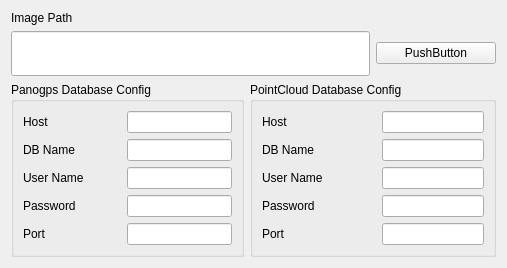
        <widget class="QWidget" name="page_21">
         <property name="geometry">
          <rect>
           <x>0</x>
           <y>0</y>
           <width>507</width>
           <height>268</height>
          </rect>
         </property>
         <attribute name="label">
          <string>Read From Database</string>
         </attribute>
         <layout class="QGridLayout" name="gridLayout_39">
          <item row="0" column="0" colspan="2">
           <widget class="QLabel" name="label_64">
            <property name="text">
             <string>Image Path</string>
            </property>
           </widget>
          </item>
          <item row="1" column="0" colspan="2">
           <widget class="QLineEdit" name="colorizationDBImgFilePath">
            <property name="sizePolicy">
             <sizepolicy hsizetype="Expanding" vsizetype="MinimumExpanding">
              <horstretch>0</horstretch>
              <verstretch>0</verstretch>
             </sizepolicy>
            </property>
           </widget>
          </item>
          <item row="1" column="2">
           <widget class="QPushButton" name="colorizationDBImgButton">
            <property name="text">
             <string>PushButton</string>
            </property>
           </widget>
          </item>
          <item row="2" column="0">
           <widget class="QGroupBox" name="CpanodbConfig">
            <property name="title">
             <string>Panogps Database Config</string>
            </property>
            <layout class="QGridLayout" name="gridLayout_40">
             <item row="0" column="0">
              <widget class="QLabel" name="label_65">
               <property name="text">
                <string>Host</string>
               </property>
              </widget>
             </item>
             <item row="2" column="0">
              <widget class="QLabel" name="label_66">
               <property name="text">
                <string>User Name</string>
               </property>
              </widget>
             </item>
             <item row="1" column="0">
              <widget class="QLabel" name="label_67">
               <property name="text">
                <string>DB Name</string>
               </property>
              </widget>
             </item>
             <item row="2" column="2">
              <widget class="QLineEdit" name="colorizationPanoGPSUserName"/>
             </item>
             <item row="0" column="2">
              <widget class="QLineEdit" name="colorizationPanoGPSHost"/>
             </item>
             <item row="1" column="2">
              <widget class="QLineEdit" name="colorizationPanoGPSdbName"/>
             </item>
             <item row="3" column="0">
              <widget class="QLabel" name="label_68">
               <property name="text">
                <string>Password</string>
               </property>
              </widget>
             </item>
             <item row="3" column="2">
              <widget class="QLineEdit" name="colorizationPanoGPSPassword"/>
             </item>
             <item row="4" column="0">
              <widget class="QLabel" name="label_69">
               <property name="text">
                <string>Port</string>
               </property>
              </widget>
             </item>
             <item row="4" column="2">
              <widget class="QLineEdit" name="colorizationPanoGPSPort"/>
             </item>
             <item row="0" column="1">
              <spacer name="horizontalSpacer_39">
               <property name="orientation">
                <enum>Qt::Horizontal</enum>
               </property>
               <property name="sizeHint" stdset="0">
                <size>
                 <width>40</width>
                 <height>20</height>
                </size>
               </property>
              </spacer>
             </item>
             <item row="1" column="1">
              <spacer name="horizontalSpacer_40">
               <property name="orientation">
                <enum>Qt::Horizontal</enum>
               </property>
               <property name="sizeHint" stdset="0">
                <size>
                 <width>40</width>
                 <height>20</height>
                </size>
               </property>
              </spacer>
             </item>
             <item row="2" column="1">
              <spacer name="horizontalSpacer_41">
               <property name="orientation">
                <enum>Qt::Horizontal</enum>
               </property>
               <property name="sizeHint" stdset="0">
                <size>
                 <width>40</width>
                 <height>20</height>
                </size>
               </property>
              </spacer>
             </item>
             <item row="3" column="1">
              <spacer name="horizontalSpacer_49">
               <property name="orientation">
                <enum>Qt::Horizontal</enum>
               </property>
               <property name="sizeHint" stdset="0">
                <size>
                 <width>40</width>
                 <height>20</height>
                </size>
               </property>
              </spacer>
             </item>
             <item row="4" column="1">
              <spacer name="horizontalSpacer_50">
               <property name="orientation">
                <enum>Qt::Horizontal</enum>
               </property>
               <property name="sizeHint" stdset="0">
                <size>
                 <width>40</width>
                 <height>20</height>
                </size>
               </property>
              </spacer>
             </item>
            </layout>
           </widget>
          </item>
          <item row="2" column="1" colspan="2">
           <widget class="QGroupBox" name="CpointClouddbConfig_2">
            <property name="title">
             <string>PointCloud Database Config</string>
            </property>
            <layout class="QGridLayout" name="gridLayout_41">
             <item row="3" column="1">
              <spacer name="horizontalSpacer_51">
               <property name="orientation">
                <enum>Qt::Horizontal</enum>
               </property>
               <property name="sizeHint" stdset="0">
                <size>
                 <width>60</width>
                 <height>20</height>
                </size>
               </property>
              </spacer>
             </item>
             <item row="0" column="1">
              <spacer name="horizontalSpacer_52">
               <property name="orientation">
                <enum>Qt::Horizontal</enum>
               </property>
               <property name="sizeHint" stdset="0">
                <size>
                 <width>60</width>
                 <height>20</height>
                </size>
               </property>
              </spacer>
             </item>
             <item row="1" column="2">
              <widget class="QLineEdit" name="colorizationConfigDbName"/>
             </item>
             <item row="3" column="2">
              <widget class="QLineEdit" name="colorizationConfigPassword"/>
             </item>
             <item row="4" column="1">
              <spacer name="horizontalSpacer_53">
               <property name="orientation">
                <enum>Qt::Horizontal</enum>
               </property>
               <property name="sizeHint" stdset="0">
                <size>
                 <width>60</width>
                 <height>20</height>
                </size>
               </property>
              </spacer>
             </item>
             <item row="2" column="0">
              <widget class="QLabel" name="label_70">
               <property name="text">
                <string>User Name</string>
               </property>
              </widget>
             </item>
             <item row="0" column="2">
              <widget class="QLineEdit" name="colorizationConfigHost"/>
             </item>
             <item row="2" column="2">
              <widget class="QLineEdit" name="colorizationConfigUserName"/>
             </item>
             <item row="3" column="0">
              <widget class="QLabel" name="label_71">
               <property name="text">
                <string>Password</string>
               </property>
              </widget>
             </item>
             <item row="4" column="0">
              <widget class="QLabel" name="label_72">
               <property name="text">
                <string>Port</string>
               </property>
              </widget>
             </item>
             <item row="1" column="1">
              <spacer name="horizontalSpacer_54">
               <property name="orientation">
                <enum>Qt::Horizontal</enum>
               </property>
               <property name="sizeHint" stdset="0">
                <size>
                 <width>60</width>
                 <height>20</height>
                </size>
               </property>
              </spacer>
             </item>
             <item row="0" column="0">
              <widget class="QLabel" name="label_73">
               <property name="text">
                <string>Host</string>
               </property>
              </widget>
             </item>
             <item row="1" column="0">
              <widget class="QLabel" name="label_74">
               <property name="text">
                <string>DB Name</string>
               </property>
              </widget>
             </item>
             <item row="2" column="1">
              <spacer name="horizontalSpacer_55">
               <property name="orientation">
                <enum>Qt::Horizontal</enum>
               </property>
               <property name="sizeHint" stdset="0">
                <size>
                 <width>60</width>
                 <height>20</height>
                </size>
               </property>
              </spacer>
             </item>
             <item row="4" column="2">
              <widget class="QLineEdit" name="colorizationConfigPort"/>
             </item>
            </layout>
           </widget>
          </item>
         </layout>
        </widget>
